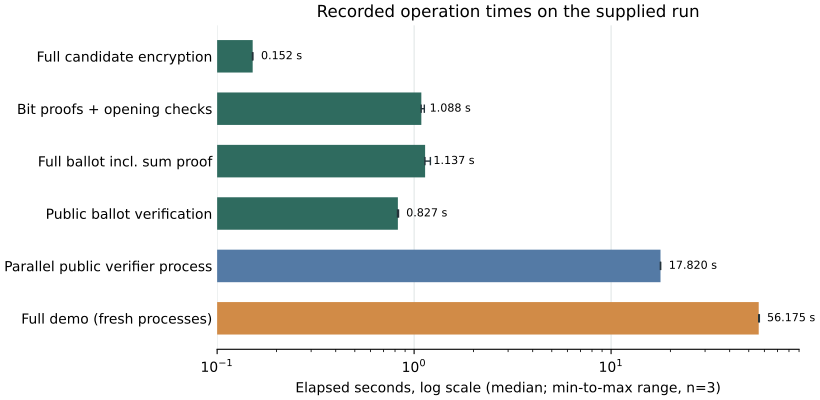

Here is the Python script that generated this plot:
"""Plot the recorded public benchmark samples; no measurements are generated here."""

from __future__ import annotations

import argparse
import json
from pathlib import Path

import matplotlib

matplotlib.use("Agg")
import matplotlib.pyplot as plt

ROOT = Path(__file__).resolve().parents[2]
METRICS = {
    "encryption_full_candidate_vector": "Full candidate encryption",
    "bit_proof_vector_generation_including_opening_checks": "Bit proofs + opening checks",
    "full_ballot_generation_including_sum_proof": "Full ballot incl. sum proof",
    "public_ballot_verification": "Public ballot verification",
    "separate_public_verifier_process": "Parallel public verifier process",
    "full_demo": "Full demo (fresh processes)",
}


def samples(data: dict) -> dict[str, list[float]]:
    raw = data["raw_samples"]
    result: dict[str, list[float]] = {}
    for metric, _label in METRICS.items():
        records = (
            raw["full_demo"]
            if metric == "full_demo"
            else (
                raw["separate_public_verifier_process"]
                if metric == "separate_public_verifier_process"
                else raw["pure_operations"]
            )
        )
        values = [
            item["monotonic_ns"] / 1_000_000_000
            for item in records
            if item.get("metric", metric) == metric
        ]
        if len(values) != 3:
            raise ValueError(f"expected three recorded samples for {metric}")
        result[metric] = values
    return result


def make_plot(source: Path, destination: Path) -> None:
    data = json.loads(source.read_text(encoding="utf-8"))
    values = samples(data)
    labels = list(METRICS.values())
    keys = list(METRICS)
    medians = [sorted(values[key])[1] for key in keys]
    low = [median - min(values[key]) for key, median in zip(keys, medians, strict=True)]
    high = [max(values[key]) - median for key, median in zip(keys, medians, strict=True)]

    fig, ax = plt.subplots(figsize=(8.2, 4.0), layout="constrained")
    colors = ["#2F6B5F"] * 4 + ["#547AA5", "#D18B47"]
    ax.barh(labels, medians, color=colors, height=0.62, zorder=2)
    ax.errorbar(
        medians,
        range(len(labels)),
        xerr=[low, high],
        fmt="none",
        ecolor="#24333A",
        capsize=3,
        linewidth=1,
        zorder=3,
    )
    ax.invert_yaxis()
    ax.set_xscale("log")
    ax.set_xlim(0.1, 90)
    ax.set_xlabel("Elapsed seconds, log scale (median; min-to-max range, n=3)")
    ax.set_title("Recorded operation times on the supplied run")
    ax.grid(axis="x", color="#DDE3E3", linewidth=0.7, zorder=0)
    ax.spines[["top", "right", "left"]].set_visible(False)
    ax.tick_params(axis="y", length=0)
    for index, median in enumerate(medians):
        ax.annotate(
            f"{median:.3f} s",
            (median, index),
            xytext=(6, 0),
            textcoords="offset points",
            va="center",
            fontsize=8,
        )
    destination.parent.mkdir(parents=True, exist_ok=True)
    fig.savefig(destination, format="pdf", metadata={"Title": "Recorded operation times"})
    plt.close(fig)


def main() -> None:
    parser = argparse.ArgumentParser()
    parser.add_argument("--source", type=Path, default=ROOT / "demo/results/measurements.json")
    parser.add_argument("--output", type=Path, required=True)
    args = parser.parse_args()
    make_plot(args.source, args.output)


if __name__ == "__main__":
    main()
